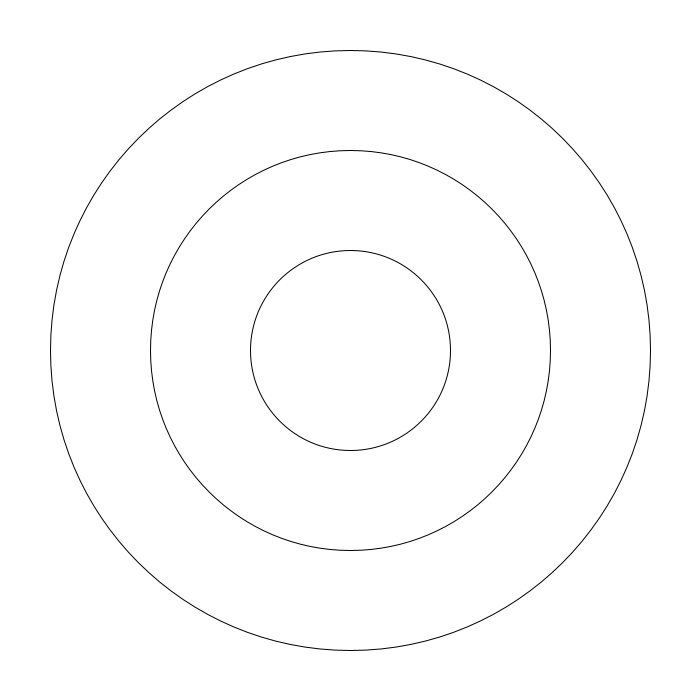
Frame 1 (no input)
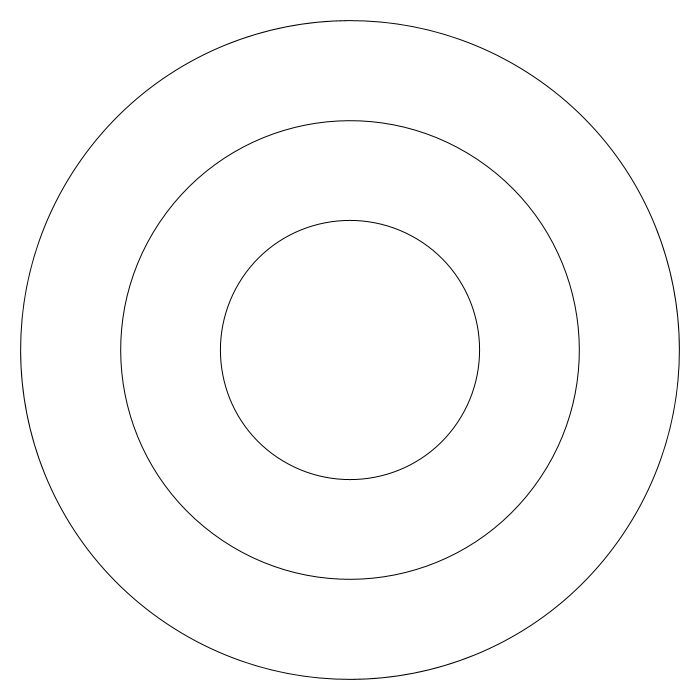
Frame 60 (the mouse pressed at the canvas centre just before this capture)
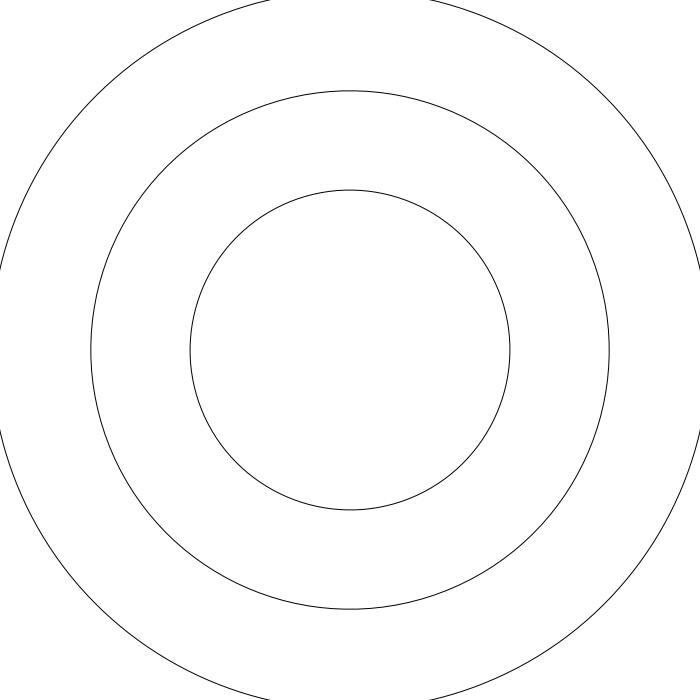
Frame 120 (the mouse held since frame 60 and released just before this capture)

The Processing sketch that drew these frames (run headless with seeded random() and noise(); from frame 60 on, the mouse is pressed at the canvas centre):

// Processing sketch: image_text_input
// ── image_text_input.pde
// Define variables to control the ellipse sizes and rotation angles
float[] radii;
float[] rotationAngles;

void setup() {
  // Set the size of the canvas
  size(700, 700);
  
  // Initialize the radii and angles for three sets of ellipses
  radii = new float[]{100, 200, 300}; // These initial values can be adjusted
  rotationAngles = new float[]{0, 0, 0}; // Start angles at 0
}

void draw() {
  // Clear the background to start drawing the new frame
  background(255); // White background
  
  // Translate to the center of the canvas
  translate(width/2, height/2);
  
  // Loop to draw each set of ellipses
  for (int i = 0; i < radii.length; i++) {
    // Save the current state of the matrix
    pushMatrix();
    
    // Rotate by the current angle
    rotate(rotationAngles[i]);
    
    // Draw the ellipse at the current radius
    noFill(); // Don't fill the ellipses
    stroke(0); // Set the stroke color to black
    ellipse(0, 0, radii[i]*2, radii[i]*2); // Multiply by 2 for diameter
    
    // Restore the matrix state
    popMatrix();
    
    // Update the rotation angle and radius for the next frame
    rotationAngles[i] += 0.01; // This value controls the rotation speed
    radii[i] += 0.5; // This value controls the expansion speed
    
    // Reset if the radius exceeds the canvas width
    if (radii[i] > width) {
      radii[i] = 100; // Reset to initial radius or another value as needed
    }
  }
}
